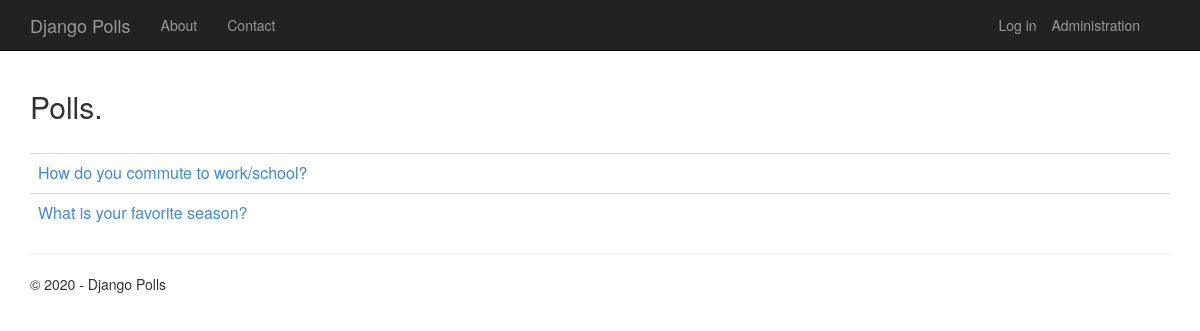
The page / on the database its author committed.
### app/models.py (models this page shows, shortened)
class Poll(models.Model):
    text = models.CharField(max_length=200)
    pub_date = models.DateTimeField('date published')
    author = models.CharField(max_length=100, blank=True)

### app/views.py (the view)
class PollListView(ListView):
    model = Poll
    def get_context_data(self, **kwargs):
        context = super(PollListView, self).get_context_data(**kwargs)
        context['title'] = 'Polls'
        context['year'] = datetime.now().year
        return context

### app/templates/app/index.html (shortened to what this page needs)
﻿{% extends "app/layout.html" %}
{% block content %}
<h2>Polls.</h2>
<br/>
{% if latest_poll_list %}
<table class="table table-hover">
    <tbody>
        {% for poll in latest_poll_list %}
        <tr>
            <td>
                <a href="{% url 'app:detail' poll.id %}">{{poll.text}}</a>
            </td>
        </tr>
        {% endfor %}
    </tbody>
</table>
{% endif %}
{% endblock %}

### app/static/app/content/site.css (style rules this page uses)
body { padding-top: 50px; padding-bottom: 20px; }

### rows shown on the page
Poll: text "How do you commute to work/school?"
Poll: text "What is your favorite season?"

### other values the page prints
{{ year }} "2020"
